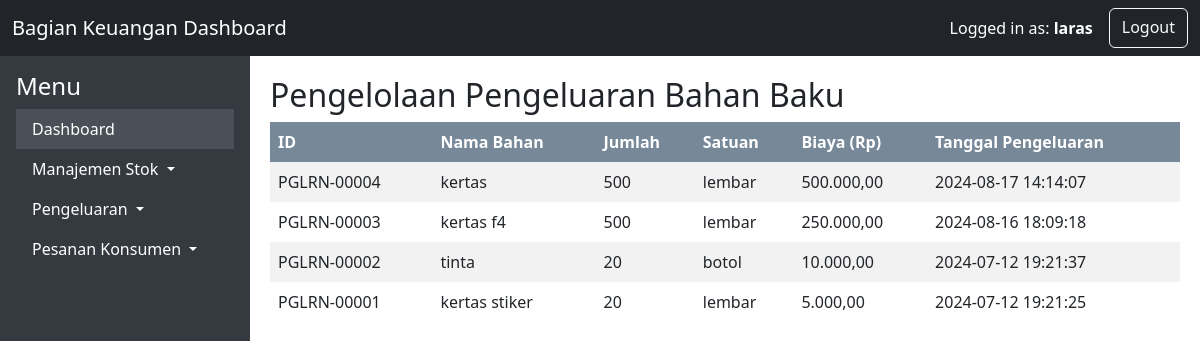
/bagian_keuangan/manage_expenses.php (signed in), run on the app's committed database.
### tables this page shows
CREATE TABLE `expenses` (
  `id` int(11) NOT NULL,
  `expense_code` varchar(20) DEFAULT NULL,
  `material_name` varchar(100) NOT NULL,
  `quantity` int(11) NOT NULL,
  `unit` varchar(50) DEFAULT NULL,
  `cost` decimal(10,2) NOT NULL,
  `expense_date` timestamp NOT NULL DEFAULT current_timestamp()
);

### bagian_keuangan/manage_expenses.php (the view, shortened to what this page needs)
<?php
include '../includes/db.php';
$stmt = $conn->prepare("SELECT * FROM expenses ORDER BY expense_date DESC");
$stmt->execute();
$result = $stmt->get_result();
$expenses = $result->fetch_all(MYSQLI_ASSOC);
?>
<!DOCTYPE html>
<html>
<head>
    <link href="https://cdn.jsdelivr.net/npm/bootstrap@5.3.3/dist/css/bootstrap.min.css" rel="stylesheet">
</head>
<body>
<nav class="navbar navbar-dark bg-dark">
        <div class="container-fluid">
            <a class="navbar-brand" href="#">Bagian Keuangan Dashboard</a>
            <div class="d-flex">
                <div class="navbar-text text-white me-3">
                    Logged in as: <strong><?php echo htmlspecialchars($_SESSION['username']); ?></strong>
                </div>
                <a class="btn btn-outline-light" href="logout.php">Logout</a>
            </div>
        </div>
    </nav>
    <div class="main-content">
        <div class="sidebar">
            <div class="p-3">
                <h4>Menu</h4>
                <ul class="nav flex-column">
                    <li class="nav-item">
                        <a class="nav-link active" aria-current="page" href="dashboard.php">Dashboard</a>
                    </li>
                    <li class="nav-item dropdown">
                        <a class="nav-link dropdown-toggle" href="#" id="navbarDropdown" role="button" data-bs-toggle="dropdown" aria-expanded="false">
                            Manajemen Stok
                        </a>
                    </li>
                    <li class="nav-item dropdown">
                        <a class="nav-link dropdown-toggle" href="#" id="navbarDropdown" role="button" data-bs-toggle="dropdown" aria-expanded="false">
                            Pengeluaran
                        </a>
                    </li>
                    <li class="nav-item dropdown">
                        <a class="nav-link dropdown-toggle" href="#" id="navbarDropdown" role="button" data-bs-toggle="dropdown" aria-expanded="false">
                            Pesanan Konsumen
                        </a>
                    </li>
                </ul>
            </div>
        </div>
    <div class="content">
    <h2>Pengelolaan Pengeluaran Bahan Baku</h2>
    <table>
        <tr>
            <th>ID</th>
            <th>Nama Bahan</th>
            <th>Jumlah</th>
            <th>Satuan</th>
            <th>Biaya (Rp)</th>
            <th>Tanggal Pengeluaran</th>
        </tr>
        <?php foreach ($expenses as $expense): ?>
            <tr>
                <td><?= $expense['expense_code'] ?></td>
                <td><?= $expense['material_name'] ?></td>
                <td><?= $expense['quantity'] ?></td>
                <td><?= $expense['unit'] ?></td>
                <td><?= number_format($expense['cost'], 2, ',', '.') ?></td>
                <td><?= $expense['expense_date'] ?></td>
            </tr>
        <?php endforeach; ?>
    </table>
    </div>
</body>
</html>

### bagian_keuangan/manage_expenses.php (style rules this page uses)
html, body { margin: 0; padding: 0; height: 100%; overflow: hidden; }
.main-content { display: flex; height: 100%; }
.navbar { position: sticky; top: 0; z-index: 1000; }
.sidebar { width: 250px; position: sticky; top: 0; background: #343a40; color: #fff; height: 100vh; overflow-y: auto; padding: 0; }
.sidebar .nav-link { color: #fff; }
.sidebar .nav-link.active { background: #495057; }
.content { flex: 1; overflow-y: auto; padding: 20px; height: calc(100vh - 56px); }
table { border-collapse: collapse; width: 100%; }
th, td { text-align: left; padding: 8px; }
tr:nth-child(even) { background-color: #f2f2f2 }
th { background-color: #778899; color: white; }

### data on the page
expenses: expense_code "PGLRN-00004", material_name "kertas", quantity "500", unit "lembar", cost "500.000,00", expense_date "2024-08-17 14:14:07"
expenses: expense_code "PGLRN-00003", material_name "kertas f4", quantity "500", unit "lembar", cost "250.000,00", expense_date "2024-08-16 18:09:18"
expenses: expense_code "PGLRN-00002", material_name "tinta", quantity "20", unit "botol", cost "10.000,00", expense_date "2024-07-12 19:21:37"
expenses: expense_code "PGLRN-00001", material_name "kertas stiker", quantity "20", unit "lembar", cost "5.000,00", expense_date "2024-07-12 19:21:25"

### other printed values
$_SESSION['username'] "laras"
